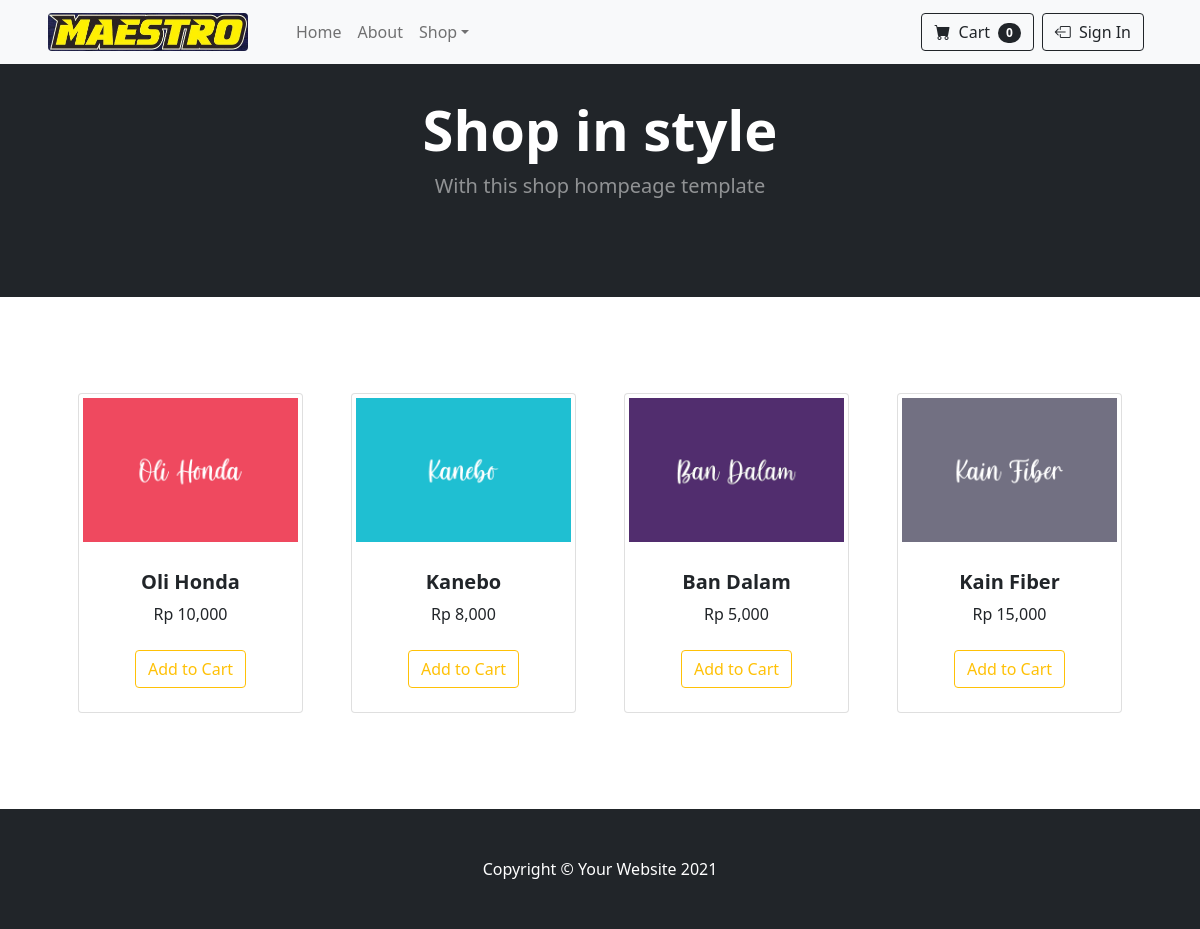
The page /public/index.php on the database its author committed.
### tables this page shows
CREATE TABLE `barang` (
  `id_barang` int(11) NOT NULL,
  `nama_barang` varchar(50) NOT NULL,
  `harga_barang` int(11) NOT NULL,
  `gambar_barang` varchar(50) NOT NULL,
  `deskripsi_barang` varchar(500) NOT NULL,
  `stok_barang` int(11) NOT NULL
);

### app/core/Controller.php (called while the page is built, shortened)
<?php
class Controller {
    public function view($view, $data = [])
    {
        require_once '../app/views/' . $view . '.php';
    }
    public function model($model)
    {
        return new $model;
    }
}

### app/core/App.php (called while the page is built, shortened)
<?php
class App {
    protected $method = 'index';
    protected $params = [];
    public function __construct()
    {
        $this->controller = new $this->controller;
        call_user_func_array([$this->controller, $this->method], $this->params);
    }
}

### public/index.php (called while the page is built, shortened)
<?php
$app = new App;

### app/core/Database.php (called while the page is built, shortened)
<?php
class Database {
    private $host = DB_HOST;
    private $user = DB_USER;
    private $pass = DB_PASS;
    private $dbname = DB_NAME;
    private $dbh;
    private $stmt;
    public function __construct()
    {
        $dsn = 'mysql:host=' . $this->host . ';dbname=' . $this->dbname;
        $option = [
            PDO::ATTR_PERSISTENT => true,
            PDO::ATTR_ERRMODE => PDO::ERRMODE_EXCEPTION
        ];
        try {
            $this->dbh = new PDO($dsn, $this->user, $this->pass, $option);
        } catch (PDOException $e) {
            die($e->getMessage());
        }
    }
    public function query($query)
    {
        $this->stmt = $this->dbh->prepare($query);
    }
    public function execute()
    {
        $this->stmt->execute();
    }
    public function resultSet()
    {
        $this->execute();
        return $this->stmt->fetchAll(PDO::FETCH_ASSOC);
    }
}

### app/models/Product_model.php (called while the page is built, shortened)
<?php
class Product_model {
    private $table = 'barang';
    private $db;
    public function __construct()
    {
        $this->db = new Database ;
    }
    public function getAllProduct()
    {
        $this->db->query('SELECT * FROM ' . $this->table);
        return $this->db->resultSet();
    }
}

### app/views/home/index.php (the view, shortened to what this page needs)
<header class="bg-dark py-5">
  <div class="container px-4 px-lg-5 my-5">
    <div class="text-center text-white">
      <h1 class="display-4 fw-bolder">Shop in style</h1>
      <p class="lead fw-normal text-white-50 mb-0">With this shop hompeage template</p>
    </div>
  </div>
</header>
<section class="py-5">
  <div class="container px-4 px-lg-5 mt-5">
    <div class="row gx-4 gx-lg-5 row-cols-2 row-cols-md-3 row-cols-xl-4 d-flex justify-content-evenly">
      <?php foreach( $data['products'] as $product ) : ?>
        <div class="col mb-5">
          <div class="card">
            <img class="card-img-top p-1" src="<?= BASEURL ?>/images/products/<?=$product['gambar_barang']?>" alt="..." />
            <div class="card-body p-4">
                <div class="text-center">
                    <h5 class="fw-bolder"><?= $product['nama_barang'] ?></h5>
                    Rp <?= number_format($product['harga_barang']) ?>
                </div>
            </div>
            <div class="card-footer p-4 pt-0 border-top-0 bg-transparent d-flex justify-content-center">
              <div class="text-center">
                <a class="btn btn-outline-warning mt-auto" style="z-index: 1000; position: relative;" href="<?= BASEURL ?>/cart/addToCart/<?=$product['id_barang']?>">Add to Cart</a>
              </div>
            </div>
          </div>
        </div>
      <?php endforeach; ?>
    </div>
  </div>
</section>

### app/controllers/Home.php
<?php
class Home extends Controller {
    public function index()
    {
        if (isset($_SESSION['loginData'])) {
            if ($_SESSION['loginData']['role'] == 'costumer') {
                $data['judul'] = 'Home page';
                $data['products'] = $this->model('Product_model')->getAllProduct();
                $data['user'] = $_SESSION['loginData'];
                $this->view('templates/header', $data);
                $this->view('templates/navCust', $data);
                $this->view('home/index', $data);
                $this->view('templates/footer');
            } elseif ($_SESSION['loginData']['role'] == 'admin') {
                $data['judul'] = 'Home page';
                $data['products'] = $this->model('Product_model')->getAllProduct();
                $data['user'] = $_SESSION['loginData'];
                $this->view('templates/header', $data);
                $this->view('templates/navAdmin', $data);
                $this->view('home/index', $data);
                $this->view('templates/footer');
            }
        } else {
            $data['judul'] = 'Home page';
            $data['products'] = $this->model('Product_model')->getAllProduct();
            $this->view('templates/header', $data);
            $this->view('templates/navGen', $data);
            $this->view('home/index', $data);
            $this->view('templates/footer');
        }
    }
}

### app/views/templates/header.php (shortened to what this page needs)
<!DOCTYPE html>
<html lang="en">
<head>
    <link href="https://cdn.jsdelivr.net/npm/bootstrap-icons@1.5.0/font/bootstrap-icons.css" rel="stylesheet" />
    <link href="https://cdn.jsdelivr.net/npm/bootstrap@5.0.2/dist/css/bootstrap.min.css" rel="stylesheet">
  </head>
<body>

### app/views/templates/navGen.php (shortened to what this page needs)
<nav class="navbar navbar-expand-lg navbar-light bg-light fixed-top">
  <div class="container-fluid px-4 px-lg-5">
    <a class="navbar-brand" href="<?= BASEURL ?>">
      <img src="<?= BASEURL ?>/images/maestro.jpeg" width="200px" alt="" class="rounded">
    </a>
    <div class="collapse navbar-collapse" id="navbarSupportedContent">
      <ul class="navbar-nav me-auto mb-2 mb-lg-0 ms-lg-4">
        <li class="nav-item"><a class="nav-link" aria-current="page" href="<?= BASEURL ?>/home">Home</a></li>
        <li class="nav-item"><a class="nav-link" href="<?= BASEURL ?>/about">About</a></li>
        <li class="nav-item dropdown">
          <a class="nav-link dropdown-toggle" id="navbarDropdown" href="#" role="button" data-bs-toggle="dropdown" aria-expanded="false">Shop</a>
        </li>
      </ul>
      <form class="d-flex">
        <a class="btn btn-outline-dark me-2" href="<?= BASEURL ?>/cart" role="button">
          <i class="bi-cart-fill me-1"></i>
          Cart
          <span class="badge bg-dark text-white ms-1 rounded-pill">0</span>
        </a>
        <a class="btn btn-outline-dark me-2" href="<?= BASEURL ?>/auth/login" role="button">
          <i class="bi bi-box-arrow-left me-1"></i>
          Sign In
        </a>
      </form>
    </div>
  </div>
</nav>

### app/views/templates/footer.php (shortened to what this page needs)
    <footer class="py-5 bg-dark">
        <div class="container"><p class="m-0 text-center text-white">Copyright &copy; Your Website 2021</p></div>
    </footer>
</body>
</html>

### rows shown on the page
barang: gambar_barang (picture), nama_barang "Oli Honda", harga_barang "10,000"
barang: gambar_barang (picture), nama_barang "Kanebo", harga_barang "8,000"
barang: gambar_barang (picture), nama_barang "Ban Dalam", harga_barang "5,000"
barang: gambar_barang (picture), nama_barang "Kain Fiber", harga_barang "15,000"
